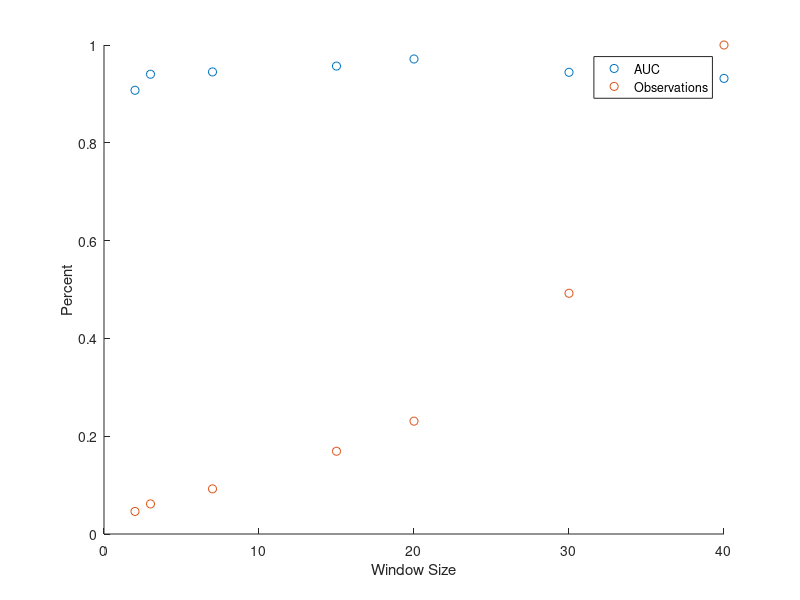
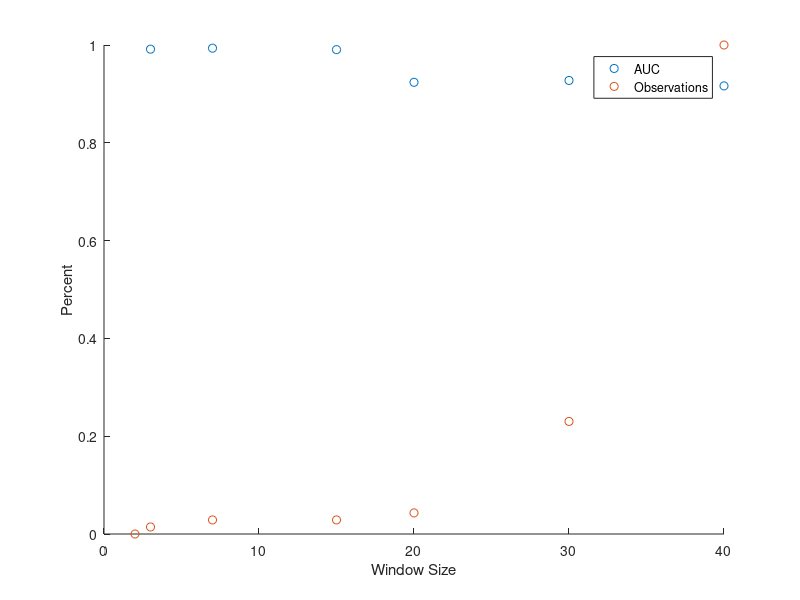
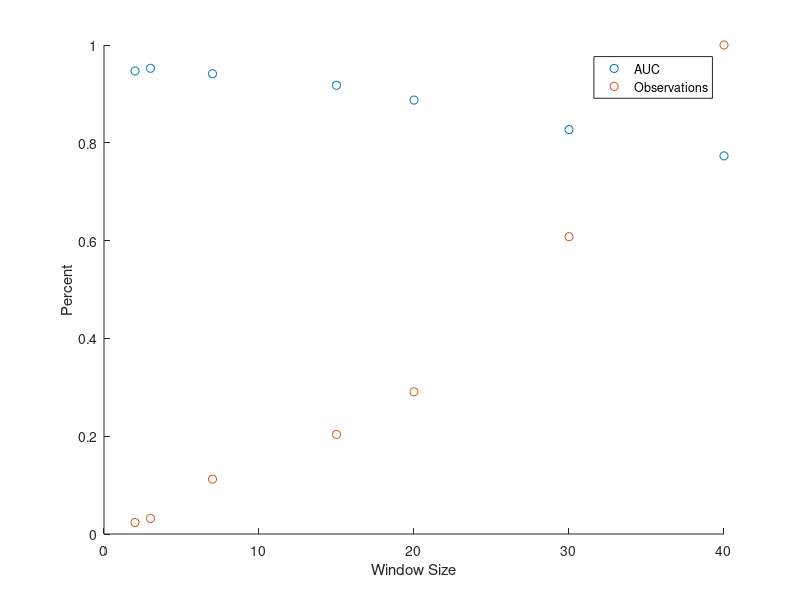
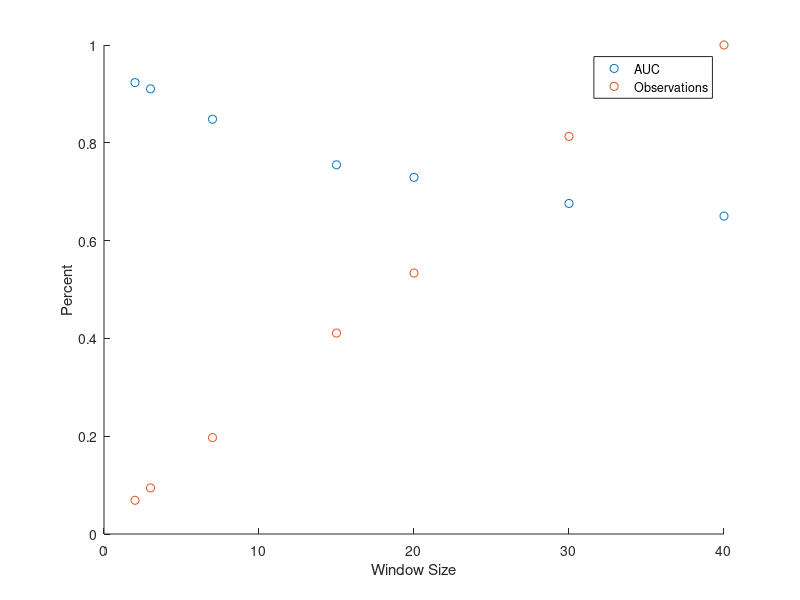

These figures' MATLAB source, in order:

% 15,46,74,105,135,146,166,196,227, 258, 288, 319, 349 
windows = [2,3,7,15,20,30,40];
% Day 15

num_obs15 = [3
4
6
11
15
32
65]/65;

scores15 = [0.9074
0.9402
0.945
0.9569
0.9714
0.9442
0.9317];

figure;
scatter(windows,scores15);
hold on;
scatter(windows,num_obs15);
xlabel('Window Size');
ylabel('Percent');
legend('AUC','Observations');

% Day 46

num_obs46 = [0
2
4
4
6
32
139]/139;

scores46 = [nan
0.9915
0.9935
0.9905
0.9237
0.9275
0.9164];

figure;
scatter(windows,scores46);
hold on;
scatter(windows,num_obs46);
xlabel('Window Size');
ylabel('Percent');
legend('AUC','Observations');

% Day 74

num_obs74 = [17
23
81
147
210
439
722]/722;

scores74 = [0.9469
0.9524
0.9412
0.9176
0.8873
0.827
0.7733];

figure;
scatter(windows,scores74);
hold on;
scatter(windows,num_obs74);
xlabel('Window Size');
ylabel('Percent');
legend('AUC','Observations');

% day 105

num_obs105 =[128
175
366
763
991
1510
1857]/1857;

scores105 = [0.9231
0.9103
0.8483
0.755
0.7293
0.676
0.6501];

figure;
scatter(windows,scores105);
hold on;
scatter(windows,num_obs105);
xlabel('Window Size');
ylabel('Percent');
legend('AUC','Observations');

% day 135

num_obs135 = [206
259
576
1127
1433
1942
2298]/2298;

scores135 = [0.887
0.8737
0.7853
0.7073
0.6752
0.6419
0.6223];

figure;
scatter(windows,scores135);
hold on;
scatter(windows,num_obs135);
xlabel('Window Size');
ylabel('Percent');
legend('AUC','Observations');

% day 146
num_obs146 = [127
199
464
952
1286
1777
2135]/2135;

scores146 = [0.9049
0.8796
0.7985
0.7197
0.6776
0.6457
0.6254];

figure;
scatter(windows,scores146);
hold on;
scatter(windows,num_obs146);
xlabel('Window Size');
ylabel('Percent');
legend('AUC','Observations');

% Day 166

num_obs166 = [85
124
258
576
746
1114
1561]/1561;

scores166 = [0.9126
0.9104
0.844
0.7746
0.7434
0.6942
0.6605];

figure;
scatter(windows,scores166);
hold on;
scatter(windows,num_obs166);
xlabel('Window Size');
ylabel('Percent');
legend('AUC','Observations');


% Day 196

num_obs196 = [20
23
49
113
173
310
542]/542;

scores196 = [0.9407
0.9372
0.9072
0.8859
0.8664
0.833
0.7776];

figure;
scatter(windows,scores196);
hold on;
scatter(windows,num_obs196);
xlabel('Window Size');
ylabel('Percent');
legend('AUC','Observations');

% Day 227 
num_obs227 = [2
2
7
18
33
66
125]/125;

scores227 = [0.9875
0.9875
0.8659
0.9315
0.9134
0.877
0.8696];

figure;
scatter(windows,scores227);
hold on;
scatter(windows,num_obs227);
xlabel('Window Size');
ylabel('Percent');
legend('AUC','Observations');

% Day 258
num_obs258 = [4
7
17
97
204
673
1482]/1482;


scores258 = [0.8914
0.9233
0.9268
0.9148
0.8654
0.7595
0.6701];

figure;
scatter(windows,scores258);
hold on;
scatter(windows,num_obs258);
xlabel('Window Size');
ylabel('Percent');
legend('AUC','Observations');

% Day 288
num_obs288 = [350
475
943
1735
2092
2613
2953]/2953;

scores288 = [0.8444
0.8076
0.7317
0.6571
0.6393
0.6179
0.603];


figure;
scatter(windows,scores288);
hold on;
scatter(windows,num_obs288);
xlabel('Window Size');
ylabel('Percent');
legend('AUC','Observations');

% Day 319
num_obs319 = [252
331
636
1244
1623
2464
2943]/2943;

scores319 = [0.8777
0.8442
0.7796
0.7002
0.6692
0.6283
0.6131];

figure;
scatter(windows,scores319);
hold on;
scatter(windows,num_obs319);
xlabel('Window Size');
ylabel('Percent');
legend('AUC','Observations');

% Day 349
num_obs349 = [11
17
37
119
198
533
1035]/1035;

scores349 = [0.9417
0.9571
0.9567
0.9089
0.8832
0.7954
0.731];

figure;
scatter(windows,scores349);
hold on;
scatter(windows,num_obs349);
xlabel('Window Size');
ylabel('Percent');
legend('AUC','Observations');
